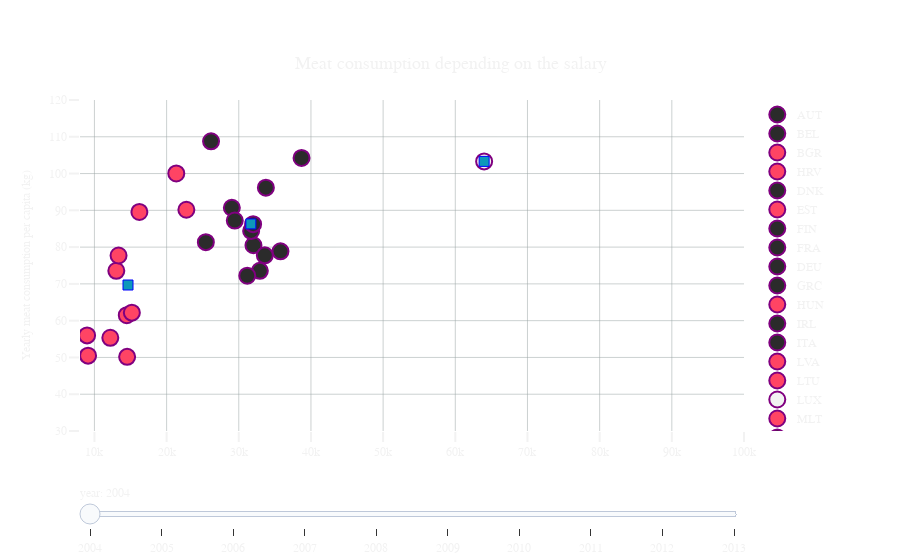

Notebook code for this chart:
### Code cell
def plot_kmeans_slider():
    degree = 2

    colors_kmeans = ['#FF4464', '#2B2B2B', '#F2F2F2']
    color_centroid = '#0d98ba'
    color=[f'rgb({np.random.randint(0,256)}, {np.random.randint(0,256)}, {np.random.randint(0,256)})' for _ in range(25)]

    k_means_groups = []

    # Create figure
    fig = go.Figure()
    fig_lin = go.Figure()

    for i in range(10):
        visible = (i==0)
        #regression on data of one year
        model = make_pipeline(PolynomialFeatures(degree), linear_model.LinearRegression())
        y=df_meat[countries_both].iloc[i].to_numpy()[:, np.newaxis]
        x=df_gdp[countries_both].iloc[i].to_numpy()[:, np.newaxis]
        model.fit(x, y)
        t = np.linspace(0, 100000, 1000)
        t = t[:, np.newaxis]
        yt = model.predict(t)
        #fig.add_trace(go.Scatter(x = t[:,0],y = yt[:,0], name='Interpolation', marker_color = 'red', opacity=0.,line=dict(color='firebrick', width=3, dash='dot'), visible=visible))

        #kmean
        data_kmean = []
        for c in countries_both:
            data_kmean.append([df_gdp[c].iloc[i], df_meat[c].iloc[i]])
        data_kmean = np.array(data_kmean)
        k_means = KMeans(n_clusters=3, random_state=39847).fit(data_kmean)#81982 #123 #39847
        groups = k_means.predict(data_kmean)
        k_means_groups.append(groups)

        #one scatter per country
        for j, c in enumerate(countries_both):
            fig.add_trace(go.Scatter(y=[df_meat[c].iloc[i]], x=[df_gdp[c].iloc[i]], mode='markers', 
                marker=dict(
                    size=16,
                    color=colors_kmeans[groups[j]],#[str(i) for i in range(df_gdp.iloc[0].size)]
                    line=dict(
                    width=2,
                    color='purple')),
                text=c, name=c, visible=visible))

        fig.add_trace(go.Scatter(x = k_means.cluster_centers_[:,0],y = k_means.cluster_centers_[:,1],
                                 mode = 'markers', name='K means centroïds',
                                 marker_color = color_centroid,
                                 opacity=1, visible=visible,
                                 marker=dict(size=10, symbol = 'square', line=dict(width=1, color='blue'))))


    fig.update_xaxes(range=[8000, 100000])
    fig.update_yaxes(range=[30, 120])

    # Make 10th trace visible
    fig.data[0].visible = True

    # Create and add slider
    n = 26
    steps = []
    for i in range(0, len(fig.data), n):
        step = dict(
            method="restyle",
            args=["visible", [False] * len(fig.data)],
            label=str(int(2004+i/n))
        )
        for j in range(n):
            step["args"][1][i+j] = True  # Toggle i'th trace to "visible"
        steps.append(step)





    sliders = [dict(
        active=10,
        currentvalue={"prefix": "year: "},
        pad={"t": 50},
        steps=steps,
        name = "date"
    )]

    fig.update_layout(
        #visible=[False for i in range(270)],
        autosize=True,
        sliders=sliders,
        title={
            'text': "Meat consumption depending on the salary",
            'y':0.9,
            'x':0.5,
            'xanchor': 'center',
            'yanchor': 'top'},
        yaxis_title="Yearly meat consumption per capita (kg)",

    )
    
    fig = change_config(fig)
    return fig, k_means_groups
    
fig_kmeans, k_means_groups = plot_kmeans_slider()
fig_kmeans.show()
